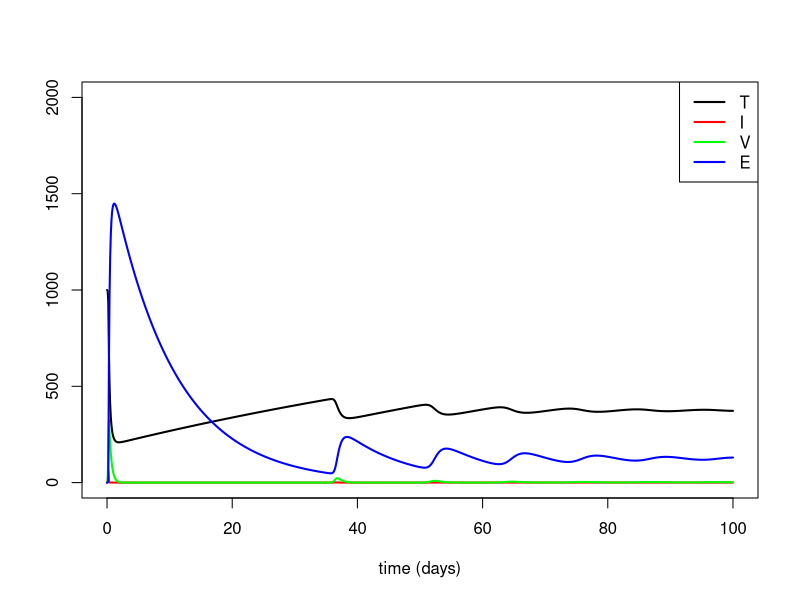

The R source for this figure:
############################################################
### First EBola model, trying to see he effects of sGP #####
############################################################

###################################
# FUNCTION DEFINITIONS
###################################

###
# ebola(t,x,parms)
# Use:	Function to calculate derivative of equations in the basic HIV model.
#       Note that this is a variant with no explicit variable for the virus level.
# Input:
# 	t: time (not used here, because there is no explicit time dependence)
# 	x: vector of the current values of all variables
# 	parms: 	dummy variable, which is not used here (normally used to pass on
#		parameter values, but not needed here because parameters are defined globally)
# Output:
#	der: vector of derivatives

ebola <- function(t,x,parms){
  with(as.list(c(x)),{# this structure allows us to refer to the elements of x directly
    dT <- sigma - d*T - b*T*V
    dI <- b*T*V - d_I*I -k*E*I
    dV <- p*I -d_V*V
    dE <- alpha*E*I -d_E*E
    der <- c(dT,dI,dV,dE)
    list(der)
  })
}

n.integrate <- function(start,end,intstep=10,init.x,model){
  t.out <- seq(start,end,length=(end-start)*intstep+1)
  as.data.frame(lsoda(init.x,t.out,model,parms=parms))
}

###########################
# MAIN PROGRAM
###########################

### LOAD LIBRARIES
#load R library for ordinary differential equation solvers
if (!require("deSolve"))
{
  install.packages("deSolve", dependencies = TRUE)
  library(deSolve)
}

### INITIALIZE PARAMETER SETTINGS
## Model parameters (defined on the time scale of days)
#  I define parameters globally to be able to change them between runs easily

sigma=10 #all params are per day
d=0.01
d_I = 0.1
d_E = 0.1
d_V = 3
p = 100
b=0.01
k = 1
alpha = 2

parms <- c() # dummy-variable needed for lsoda

# Initial conditions (i.e. the values of all variables at time = start)
I0 <- 0   # to model initial infection
T0 <- sigma/d   # to start from uninfected steady state
E0 <- 0.1
V0 <- 1
init.x <- c(T=T0, I=I0, V=V0, E=E0)

####################################################
### PART I
### Simulation of initial infection

simlength <- 100
out <- n.integrate(start=0,end=simlength,init.x=init.x,model=ebola)
attach(out)  # this allows us to refer to data columns in out directly

# Plot time course
plot(c(0,simlength),c(0,T0),type="n",xlab="time (days)",ylab="", ylim = c(0,2000))
lines(time,rep(0,length(time)),col="grey",lwd=1,lty=2) # This command draws a line with f(t)=0 to better observe if a population converges against 0, i.e. if the population will go extinct
lines(time,T,lwd=2)
lines(time,I,col="red",lwd=2)
lines(time,V,col="green",lwd=2)
lines(time,E,col="blue",lwd=2)
legend("topright",c("T","I", "V", "E"),lwd=c(2,2,2,2),col=c("black","red", "green", "blue"))
